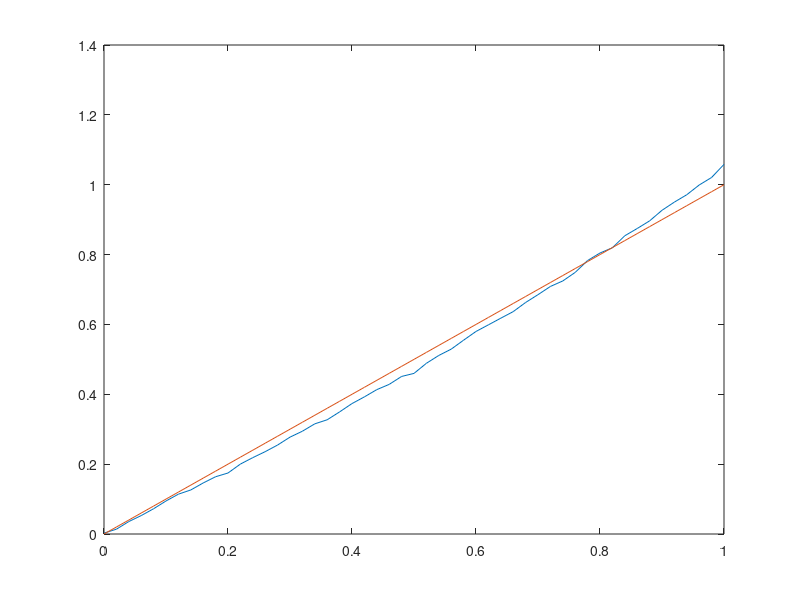

The MATLAB script that drew this image: (Note: this script raises an error after producing the figure.)
%% Simple example with normal data (i.e. not heavy tailed)
nvals = 100000;
mu = 0:0.02:1;
X = normrnd(0,1,length(mu),nvals);

f = @(x) (abs(x).^(1/4)).*sign(x);

mX = mean(f(X+ mu'), 2);
sX = std(f(X+mu'), 0, 2);

plot(mu, mX./sX)
hold on
plot(mu, mu)
legend('ratio', 'mean', 'Location', 'NW')

%% Another example with normal data but where there seems to be a power gain
nvals = 100000;
mu = 0:0.1:1;
X = normrnd(0,1,length(mu),nvals);

f = @(x) (abs(x).^(3/4)).*sign(x);

mX = mean(f(X+ mu'), 2);
sX = std(f(X+mu'), 0, 2);

plot(mu, mX./sX)
hold on
plot(mu, mu)
legend('ratio', 'mean', 'Location', 'NW')

%% Again there seems to be a power gain at high enough Cohen's d
nvals = 100000;
mu = 0:0.02:1;
X = normrnd(0,1,length(mu),nvals); 

f = @(x) norminv(tcdf(x, 3));
f = @(x) sign(x).*abs(norminv(tcdf(x, 3))).^(3/4);

mX = mean(f(X+ mu'), 2);
sX = std(f(X+mu'), 0, 2);

plot(mu, mX./sX)
hold on
plot(mu, mu)
legend('ratio', 'mean', 'Location', 'NW')

%% t random variables: there seems to be a clear power gain! 
df = 3;
nvals = 10000;
mu = 0:0.02:1;
% mu = 0.:0.001:0.01;
% X = normrnd(0,1,length(mu),nvals);
X = trnd(df,length(mu),nvals);

% f = @(x) norminv(tcdf(x, df));
f = @(x) (abs(x).^(1/2)).*sign(x);

mX = mean(f(X+ mu'), 2);
sX = std(f(X+mu'), 0, 2);

plot(mu/mean(std(X,0,2)), mX./sX)
hold on
plot(mu, mu)
legend('ratio', 'mean', 'Location', 'NW')


%%
plot(mu, mX./sX - mu')
%%
x = -10:0.01:10;
plot(x,f(x))
hold on 
plot(x,x,'--')